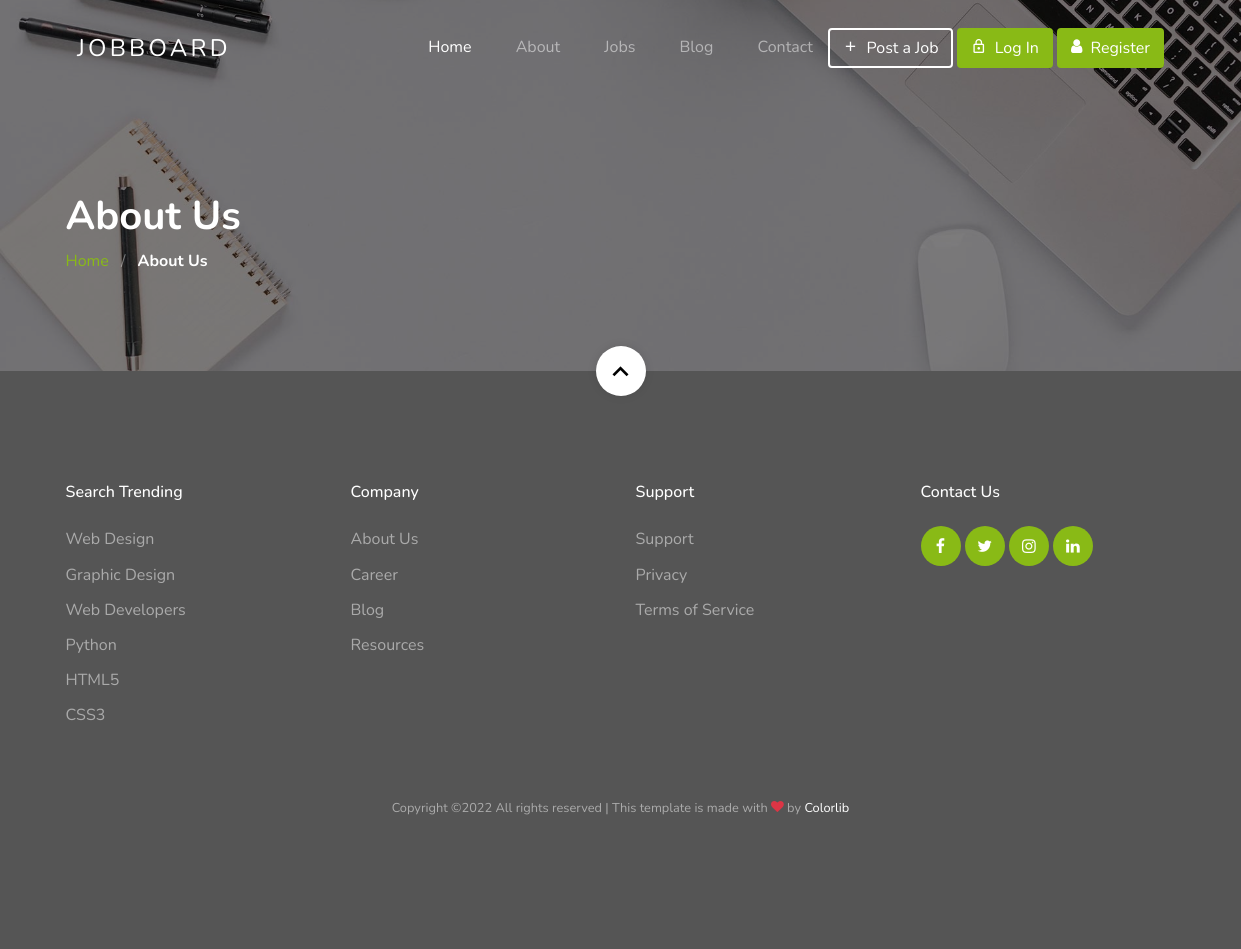
The page /info/about on the database as committed earlier.
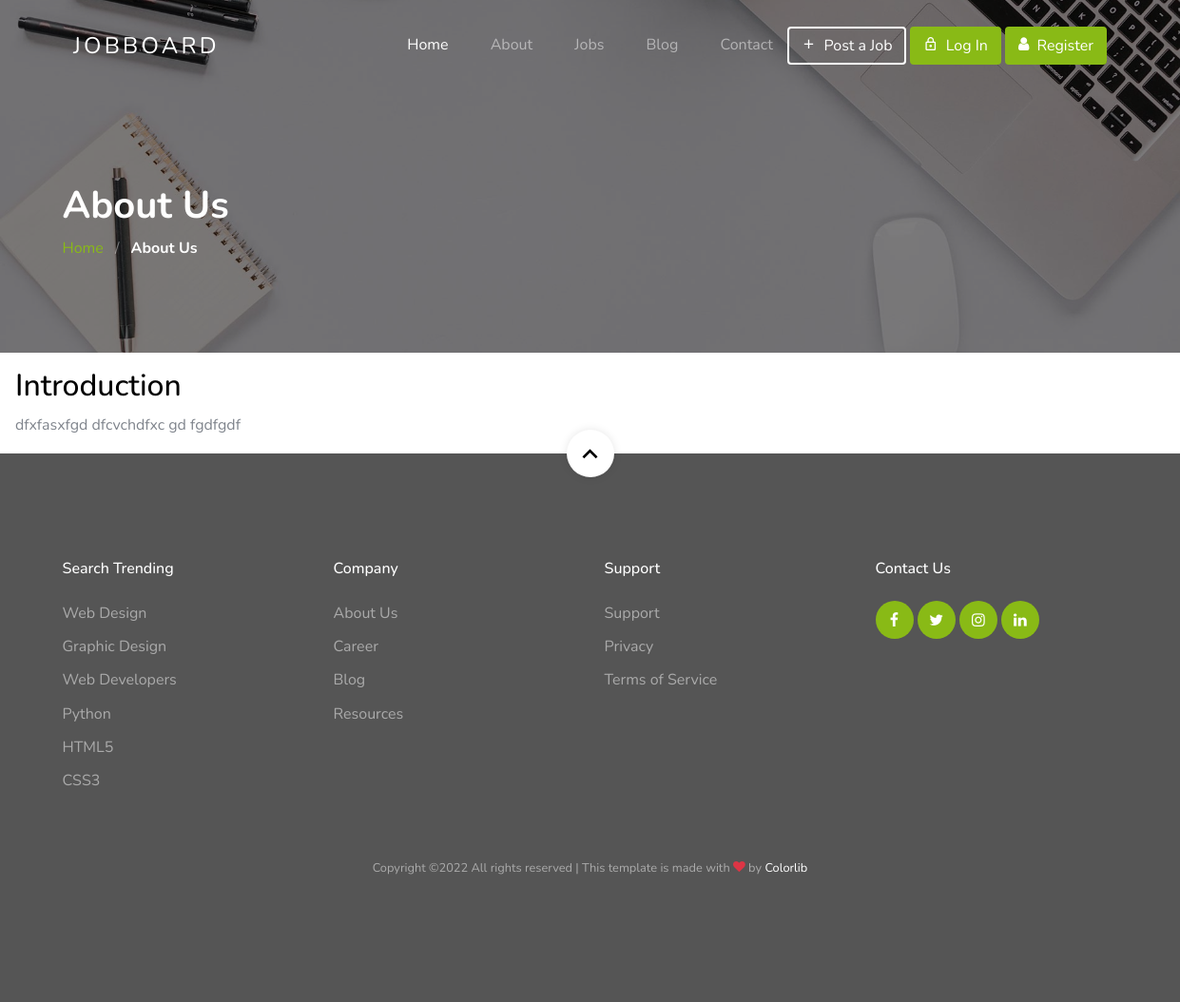
The same page on the database as committed later.
### information/models.py (models this page shows, shortened)
class Information(models.Model):
    title = models.CharField(max_length=255)
    section = models.ForeignKey(Section, on_delete=models.CASCADE, default=1)
    details = RichTextUploadingField()
    status = models.BooleanField(default=True)

### information/views.py (the view)
# urls.py: path('about', views.show_about, name='about'),
def show_about(request):
    information = Information.objects.filter(section__title='About')
    return render(request, 'about.html', {'information': information})

### templates/about.html
{% extends 'base.html' %}
{% load static %}
{% block content %}
<section class="section-hero overlay inner-page bg-image"
         style="background-image: url('{% static 'theme/images/hero_1.jpg' %}');"
         id="home-section">
    <div class="container">
        <div class="row">
            <div class="col-md-7">
                <h1 class="text-white font-weight-bold">About Us</h1>
                <div class="custom-breadcrumbs">
                    <a href="#">Home</a> <span class="mx-2 slash">/</span>
                    <span class="text-white"><strong>About Us</strong></span>
                </div>
            </div>
        </div>
    </div>
</section>
<section class="row">
    {% for i in information %}
        <div class="col-12 m-3">
            <h2>{{ i.title }}</h2>
            {{ i.details|safe }}
        </div>
    {% endfor %}
</section>
{% endblock %}

Rows that differ between the two databases and show on the page:
now on this page (row edited): Information: title "Introduction", details "dfxfasxfgd dfcvchdfxc gd fgdfgdf"
